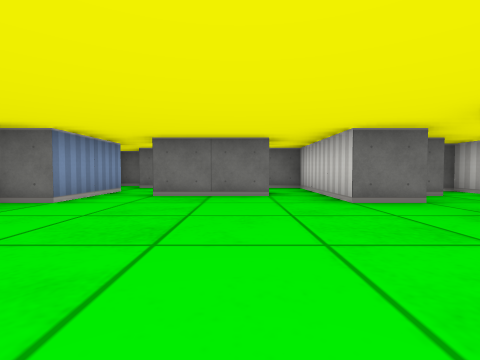
[1] (above)

12 first-person views from a walk through a cub3D ray-caster map. The camera is about half as high as the walls, tilts 2° down and sees 85° across. The floor is counted in squares. Each view is taken from the middle of a square. On the plan, view 1 faces up. The plan holds only what a view shows up to about 9 squares ahead; the rest is blank. The place goes on beyond the plan.

[2]
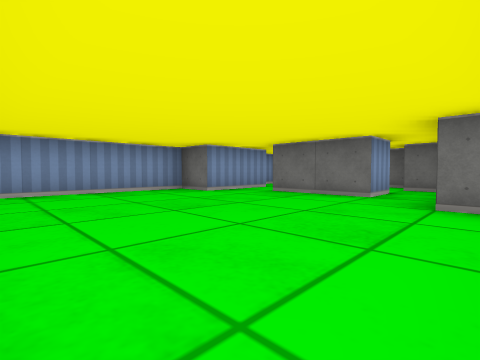

[3]
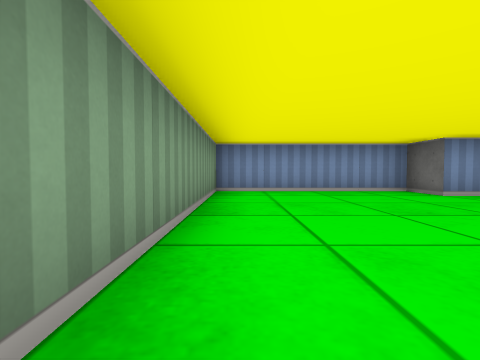

[4]
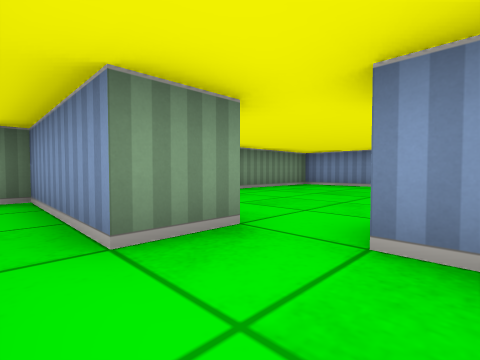

[5]
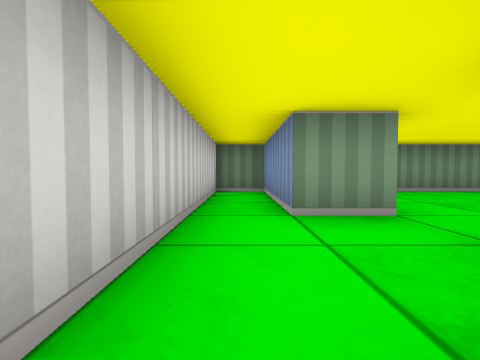

[6]
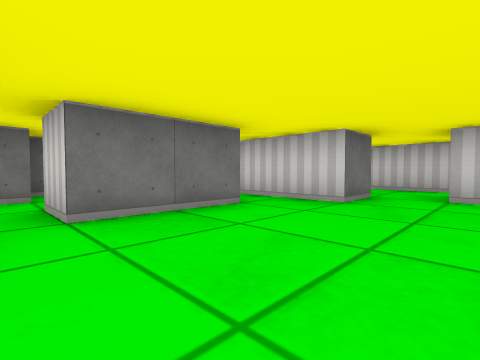

[7]
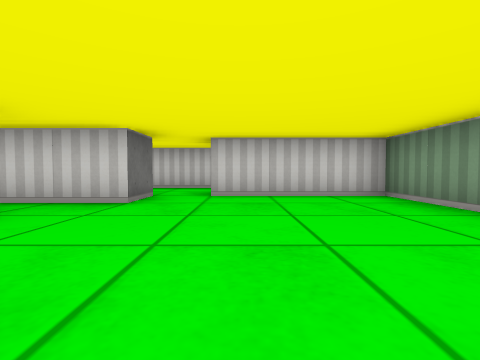

[8]
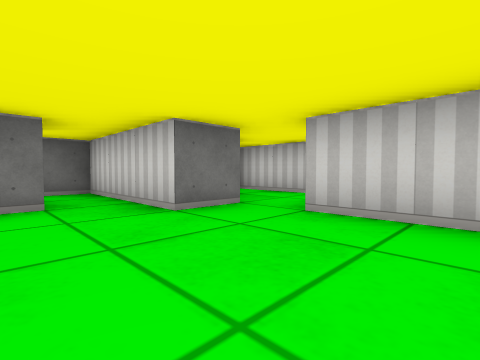

[9]
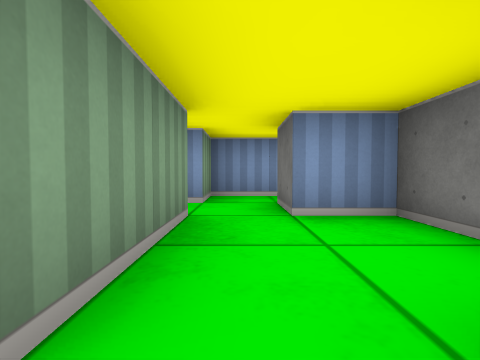

[10]
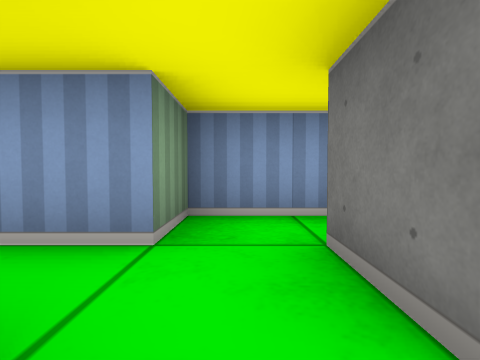

[11]
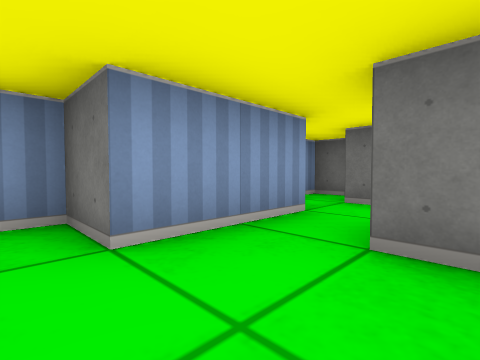

[12]
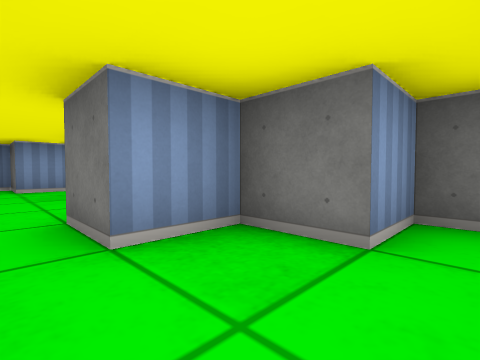

### Floor plan
Points are (right, up) in squares from view 1. A wall is a line through its corners. A room is listed if a view was taken in it or the views show most of it. See-through windows are left out.
Room 1 (views 1, 2, 3, 6, 7, 8, 11)
walls: (2.5, 3.5) (1.5, 3.5) (1.5, 5.5); (-2.5, 4.5) (-2.5, 3.5) (-3.5, 3.5) (-3.5, -0.5) (2.5, -0.5) (2.5, 2.5) (3.5, 2.5); (0.5, 5.5) (0.5, 4.5) (-1.5, 4.5)
ways out: opening at (3, 3) to room 2; opening at (1, 5) to room 3; opening at (-2, 5) to room 4
Room 2 (views 4, 5, 12)
walls: (3.5, 2.5) (3.5, -0.5) (4.5, -0.5) (4.5, 5.5) (3.5, 5.5) (3.5, 4.5) (2.5, 4.5) (2.5, 3.5)
ways out: opening at (3, 3) to room 1
Room 3 (view 9)
walls: (1.5, 5.5) (1.5, 6.5) (0.5, 6.5)
ways out: opening at (1, 5) to room 1
Room 4 (view 10)
walls: (-1.5, 6.5) (-2.5, 6.5); (-1.5, 4.5) (-1.5, 5.5) (0.5, 5.5); (-2.9, 7.5) (-3.5, 7.5) (-3.5, 5.5) (-2.5, 5.5) (-2.5, 4.5)
ways out: opening at (-2, 5) to room 1; opening at (-0.5, 6) to room 5
Room 5 (no view inside)
walls: (0.4, 7.5) (-1.5, 7.5) (-1.5, 6.5)
ways out: opening at (-0.5, 6) to room 4

Where each view was taken, in squares from view 1:
view 1: 0 up, 0 right, facing up
view 2: 0 up, 2 right, facing up-left
view 3: 0 up, 2 right, facing left
view 4: 4 up, 4 right, facing down-left
view 5: 5 up, 4 right, facing down
view 6: 2 up, 2 left, facing up-right
view 7: 2 up, 2 left, facing right
view 8: 1 up, 0 right, facing up-right
view 9: 6 up, 1 right, facing left
view 10: 6 up, 1 left, facing left
view 11: 3 up, 1 left, facing up-left
view 12: 3 up, 4 right, facing up-left
